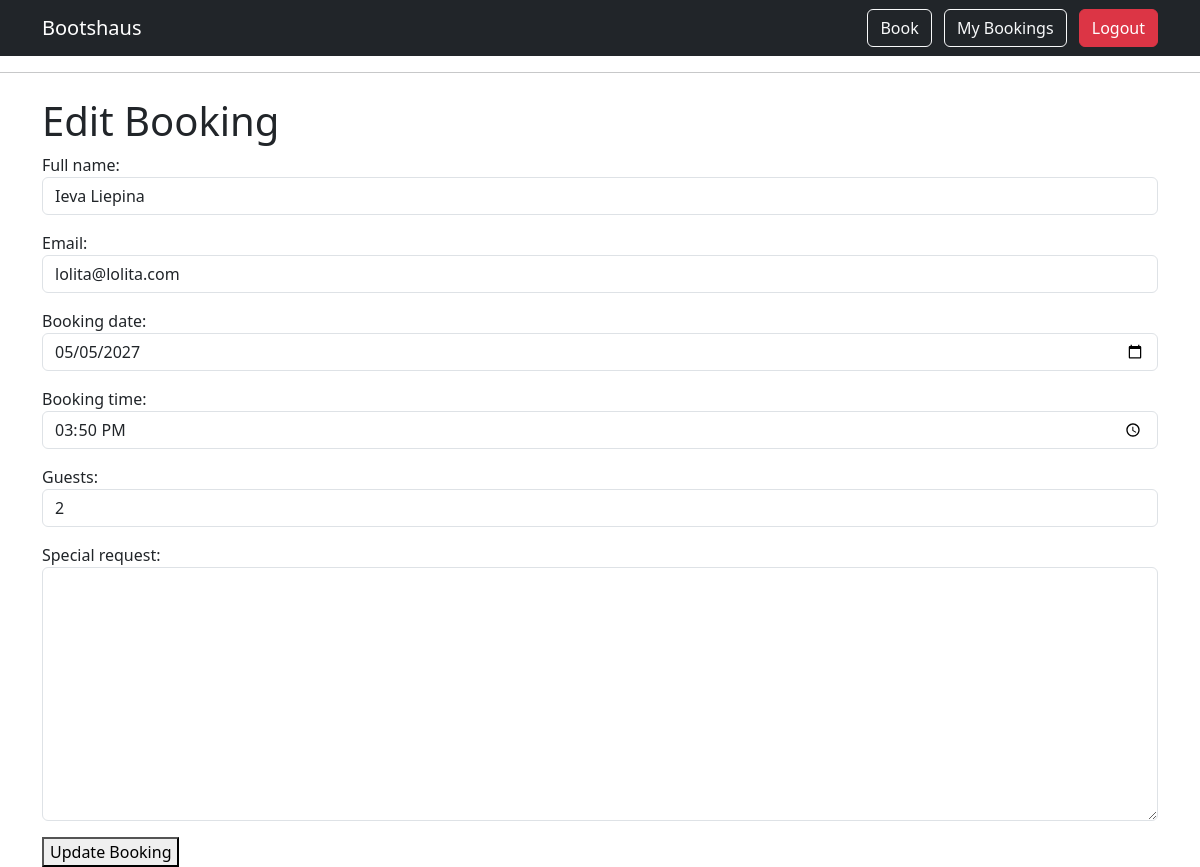
The page /edit-booking/3/ (signed in) on the database its author committed.
### bookings/models.py (models this page shows, shortened)
class Booking(models.Model):
    STATUS_CHOICES = [
        ('pending', 'Pending'),
        ('confirmed', 'Confirmed'),
        ('cancelled', 'Cancelled'),
    ]
    user = models.ForeignKey(
        User,
        on_delete=models.CASCADE,
        related_name='bookings'
    )
    full_name = models.CharField(max_length=100)
    email = models.EmailField()
    booking_date = models.DateField()
    booking_time = models.TimeField()
    guests = models.PositiveIntegerField()
    special_request = models.TextField(blank=True)
    status = models.CharField(
        max_length=20,
        choices=STATUS_CHOICES,
        default='pending'
    )
    created_on = models.DateTimeField(auto_now_add=True)

### bookings/views.py (the view)
# urls.py: path('edit-booking/<int:booking_id>/', edit_booking, name='edit_booking'),
@login_required
def edit_booking(request, booking_id):
    booking = get_object_or_404(Booking, id=booking_id, user=request.user)
    if request.method == 'POST':
        form = BookingForm(request.POST, instance=booking)
        if form.is_valid():
            form.save()
            return redirect('my_bookings')
    else:
        form = BookingForm(instance=booking)
    return render(request, 'bookings/edit_booking.html', {'form': form})

### bookings/forms.py (shortened to what this page needs)
class BookingForm(forms.ModelForm):
    class Meta:
        model = Booking
        fields = [
            'full_name',
            'email',
            'booking_date',
            'booking_time',
            'guests',
            'special_request',
        ]
        widgets = {
            'full_name': forms.TextInput(
                attrs={'class': 'form-control'}
            ),
            'email': forms.EmailInput(
                attrs={'class': 'form-control'}
            ),
            'booking_date': forms.DateInput(
                attrs={'class': 'form-control', 'type': 'date'}
            ),
            'booking_time': forms.TimeInput(
                attrs={'class': 'form-control', 'type': 'time'}
            ),
            'guests': forms.NumberInput(
                attrs={'class': 'form-control'}
            ),
            'special_request': forms.Textarea(
                attrs={'class': 'form-control'}
            ),
        }

### bookings/templates/bookings/edit_booking.html (shortened to what this page needs)
{% extends 'bookings/base.html' %}
{% block content %}
    <h1>Edit Booking</h1>
    <form method="POST">
        {{ form.as_p }}
        <button type="submit">Update Booking</button>
    </form>
{% endblock %}

### rows shown on the page
Booking: full_name "Ieva Liepina", email "lolita@lolita.com", booking_date "05/05/2027", booking_time "15:50:00", guests "2"
